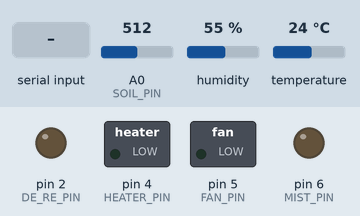
Simulated run of this sketch. Board: Arduino Uno, built with avr-gcc and run on an emulated ATmega328P. On the bench: switched loads named in the sketch (green lamp = pin HIGH), output pins drawn as LEDs (lit = HIGH). The test bench sets the inputs (shaded band); at power-on: temperature 24 °C, A0 (SOIL_PIN) = 512, humidity 55 %. What the sketch prints to the serial monitor is not drawn.

Above: at 1.2 s.
1.3 s: temperature set to 23.5 °C
At 3.2 s:
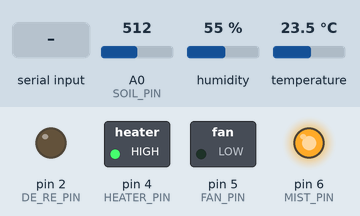
3.5 s: "SET 1\n" received over the second serial link
At 4.6 s:
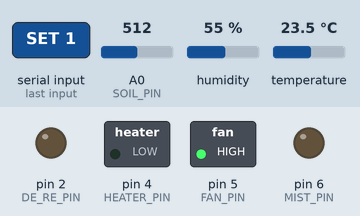
5.5 s: "POLL 1\n" received over the second serial link
At 6.7 s:
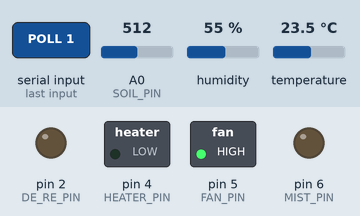
7.0 s: temperature set to 0 °C
At 10.5 s:
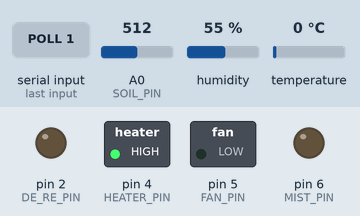
Timing chart, 0 to 13.5 s (numbered marks = the images above; inputs shaded):
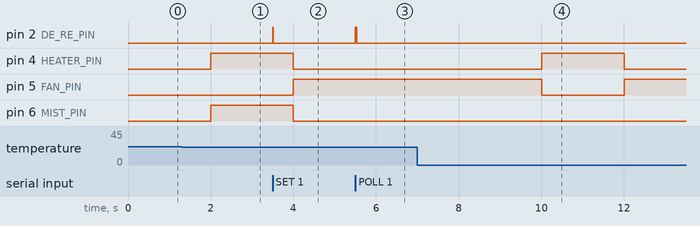

The sketch:

zone_controller.ino
```cpp
/*
  RS-485 Distributed Greenhouse - Zone Controller
  ------------------------------------------------------
  Runs an independent local PID climate loop regardless of bus state;
  answers hub polls and accepts setpoint pushes over RS-485.
  Board: Arduino Uno. Set MY_ZONE_ID per physical unit (1, 2, or 3).
*/

#include <SoftwareSerial.h>
#include <DHT.h>

const uint8_t MY_ZONE_ID = 1; // change to 2 or 3 for the other zone boards

const uint8_t DE_RE_PIN = 2;
const uint8_t RS485_RX = 8, RS485_TX = 9;
const uint8_t DHT_PIN = 3;
const uint8_t SOIL_PIN = A0;
const uint8_t HEATER_PIN = 4, FAN_PIN = 5, MIST_PIN = 6;

SoftwareSerial rs485(RS485_RX, RS485_TX);
DHT dht(DHT_PIN, DHT22);

float tempSetpoint = 24.0, humSetpoint = 65.0;
float tempIntegral = 0, tempLastError = 0;
float humIntegral = 0, humLastError = 0;

float curTemp = 0, curHum = 0, curSoil = 0;
bool heaterOn = false, fanOn = false, mistOn = false;

unsigned long lastControlMs = 0;
const unsigned long CONTROL_INTERVAL_MS = 2000;

void setup() {
  Serial.begin(9600);
  dht.begin();

  pinMode(HEATER_PIN, OUTPUT); pinMode(FAN_PIN, OUTPUT); pinMode(MIST_PIN, OUTPUT);
  digitalWrite(HEATER_PIN, LOW); digitalWrite(FAN_PIN, LOW); digitalWrite(MIST_PIN, LOW);

  pinMode(DE_RE_PIN, OUTPUT);
  digitalWrite(DE_RE_PIN, LOW);
  rs485.begin(9600);

  Serial.print("Zone controller "); Serial.print(MY_ZONE_ID); Serial.println(" ready.");
}

void loop() {
  unsigned long now = millis();
  if (now - lastControlMs >= CONTROL_INTERVAL_MS) {
    lastControlMs = now;
    runLocalPID();
  }

  handleBusTraffic();
}

void runLocalPID() {
  float h = dht.readHumidity();
  float t = dht.readTemperature();
  if (!isnan(h)) curHum = h;
  if (!isnan(t)) curTemp = t;
  curSoil = analogRead(SOIL_PIN);

  float dt = CONTROL_INTERVAL_MS / 1000.0;

  float tempError = tempSetpoint - curTemp;
  tempIntegral = constrain(tempIntegral + tempError * dt, -50, 50);
  float tempDeriv = (tempError - tempLastError) / dt;
  tempLastError = tempError;
  float tempOut = 8.0 * tempError + 0.05 * tempIntegral + 2.0 * tempDeriv;
  heaterOn = tempOut > 1.0;
  fanOn = tempOut < -1.0;
  digitalWrite(HEATER_PIN, heaterOn ? HIGH : LOW);
  digitalWrite(FAN_PIN, fanOn ? HIGH : LOW);

  float humError = humSetpoint - curHum;
  humIntegral = constrain(humIntegral + humError * dt, -50, 50);
  float humDeriv = (humError - humLastError) / dt;
  humLastError = humError;
  float humOut = 5.0 * humError + 0.05 * humIntegral + 1.0 * humDeriv;
  mistOn = humOut > 1.0;
  digitalWrite(MIST_PIN, mistOn ? HIGH : LOW);
}

void handleBusTraffic() {
  if (!rs485.available()) return;
  String line = rs485.readStringUntil('\n');
  line.trim();

  if (line.startsWith("POLL")) {
    int addr = line.substring(5).toInt();
    if (addr == MY_ZONE_ID) respondWithReading();
  } else if (line.startsWith("SET")) {
    int firstSp = line.indexOf(' ');
    int secondSp = line.indexOf(' ', firstSp + 1);
    int thirdSp = line.indexOf(' ', secondSp + 1);
    int addr = line.substring(firstSp + 1, secondSp).toInt();
    if (addr == MY_ZONE_ID) {
      tempSetpoint = line.substring(secondSp + 1, thirdSp).toFloat();
      humSetpoint = line.substring(thirdSp + 1).toFloat();
      sendOk();
    }
  }
}

void respondWithReading() {
  String payload = "D," + String(MY_ZONE_ID) + "," + String(curTemp, 1) + "," + String(curHum, 1) + "," +
                    String(curSoil, 0) + "," + String(heaterOn) + "," + String(fanOn) + "," + String(mistOn);
  uint8_t chk = checksum(payload);
  String frame = payload + "," + String(chk);

  digitalWrite(DE_RE_PIN, HIGH);
  delay(2);
  rs485.println(frame);
  rs485.flush();
  digitalWrite(DE_RE_PIN, LOW);
}

void sendOk() {
  digitalWrite(DE_RE_PIN, HIGH);
  delay(2);
  rs485.print("OK "); rs485.println(MY_ZONE_ID);
  rs485.flush();
  digitalWrite(DE_RE_PIN, LOW);
}

uint8_t checksum(const String &s) {
  uint16_t sum = 0;
  for (uint16_t i = 0; i < s.length(); i++) sum += (uint8_t)s[i];
  return sum % 256;
}
```

Measured:
- the behaviour switches between 23.9 and 23.8 °C on temperature (found by bisection; images 0 and 1)
- after the input at 1.3 s, pin 4 (HEATER_PIN): LOW → HIGH after 0.71 s
- after the input at 3.5 s, pin 2 (DE_RE_PIN): LOW → HIGH at once, → LOW 0.01 s later; pin 4 (HEATER_PIN), pin 6 (MIST_PIN): HIGH → LOW after 0.50 s; pin 5 (FAN_PIN): LOW → HIGH after 0.50 s
- after the input at 5.5 s, pin 2 (DE_RE_PIN): LOW → HIGH at once, → LOW 0.03 s later
- after the input at 7.0 s, pin 4 (HEATER_PIN): LOW → HIGH after 3.0 s, → LOW 2.0 s later; pin 5 (FAN_PIN): HIGH → LOW after 3.0 s, → HIGH 2.0 s later
